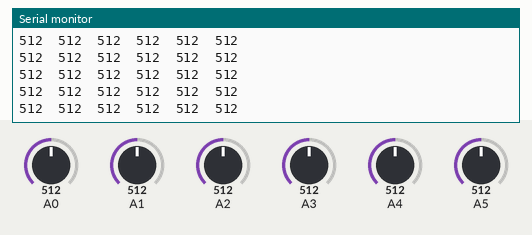
Recording of a sketch running on a simulated Arduino Uno, built with avr-gcc and run on an emulated ATmega328P. On the bench: the last lines printed to the serial monitor. The inputs (shaded band) are chosen by the test bench; at power-on: A0 = 512, A2 = 512, A3 = 512, A1 = 512, A4 = 512, A5 = 512.

Above: at 1.2 s.
1.3 s: A0 set to 109
At 2.1 s:
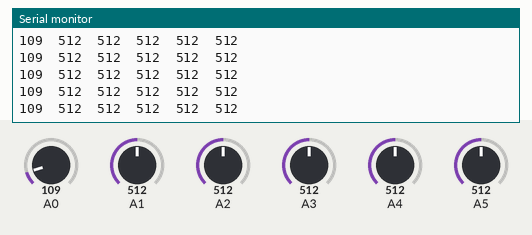
4.3 s: A0 set to 91
At 5.2 s:
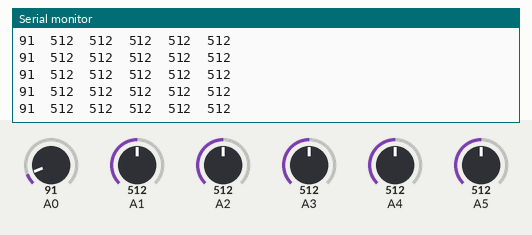
10.3 s: A2 set to 109
At 11.2 s:
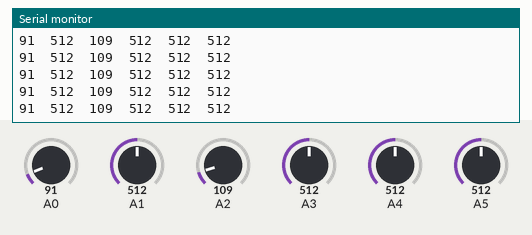
11.8 s: A2 set to 93
At 12.8 s:
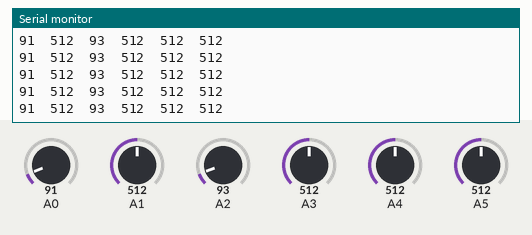
14.8 s: A3 set to 110
At 15.6 s:
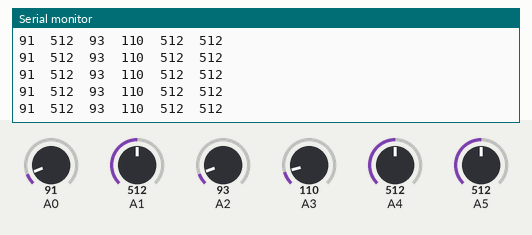
16.3 s: A3 set to 92
At 17.0 s:
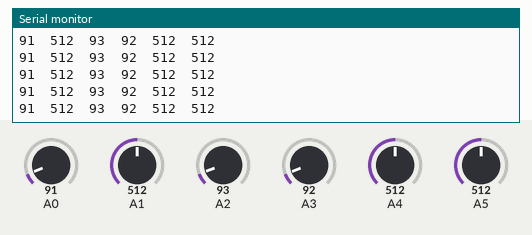
Timing chart, 0 to 19.3 s (numbered marks = the images above; inputs shaded):
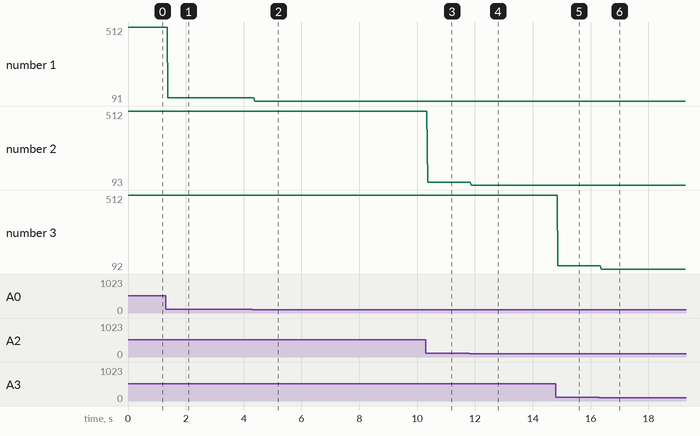

Measured:
- after the input at 1.3 s, the serial monitor: prints a new line after 0.08 s (image 1)
- after the input at 4.3 s, the serial monitor: prints a new line after 0.08 s (image 2)
- after the input at 10.3 s, the serial monitor: prints a new line after 0.06 s (image 3)
- after the input at 11.8 s, the serial monitor: prints a new line after 0.07 s (image 4)
- after the input at 14.8 s, the serial monitor: prints a new line after 0.06 s (image 5)
- after the input at 16.3 s, the serial monitor: prints a new line after 0.06 s (image 6)
- plotted number 1: 512 → 109 after the input at 1.3 s, 109 → 91 after the input at 4.3 s
- plotted number 2: 512 → 109 after the input at 10.3 s, 109 → 93 after the input at 11.8 s

The sketch:

cross_line.ino
```cpp
#define DEBUG

const int sensor_numbers_x = 3;
int sensor_x[sensor_numbers_x];

const int sensor_numbers_y = 3;
int sensor_y[sensor_numbers_y];

void setup() {
  #ifdef DEBUG
  Serial.begin(9600);
  #endif
}

void loop() {
  for (int i = 0; i < sensor_numbers_x; i++) {
    sensor_x[i] = analogRead(i);
    #ifdef DEBUG
    Serial.print(sensor_x[i]);
    Serial.print("\t");
    #endif
  }

  for (int i = 0; i < sensor_numbers_y; i++) {
    sensor_y[i] = analogRead(i + sensor_numbers_x);
    #ifdef DEBUG
    Serial.print(sensor_y[i]);
    Serial.print("\t");
    #endif
  }

  #ifdef DEBUG
  Serial.println("");
  #endif
}
```
